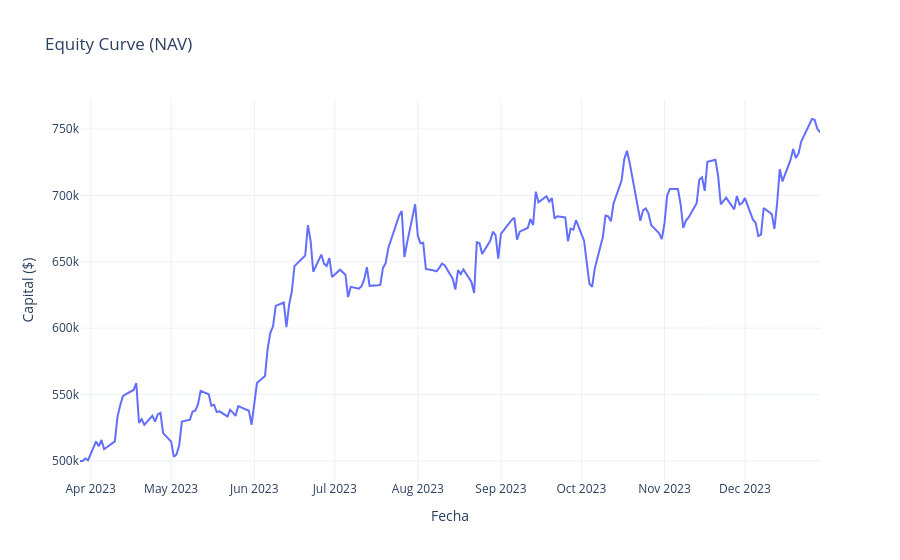

This figure's notebook cell:
### Code cell
import warnings
warnings.simplefilter(action='ignore', category=FutureWarning)
warnings.simplefilter(action='ignore', category=DeprecationWarning)

import pandas as pd
import numpy as np
import plotly.express as px
from datetime import datetime
from utils import BaseStrategy, TradeMonitor

data = pd.read_parquet('data.parquet')
if data.index.tz is not None:
    data.index = data.index.tz_localize(None)
data['date'] = data.index.date

class StrategyQuality(BaseStrategy):
    def __init__(self, data, window_days=5, top_k=5):
        df = data.copy()
        df['date'] = df.index.date
        super().__init__(df)
        self.cash = self.capital
        self.window = window_days
        self.k = top_k

    def before_open(self, day) -> dict:
        if hasattr(day, 'tzinfo') and day.tzinfo is not None:
            day = day.tz_localize(None)

        hist = self.data[self.data['date'] < day.date()]
        if hist.empty:
            return {'selected': []}

        recent = hist.loc[hist.index >= (day - pd.Timedelta(days=self.window + 2))]
        if recent.empty:
            return {'selected': []}

        df = recent.copy()
        df['date'] = df.index.date
        daily = df.groupby(['symbol', 'date']).agg(
            open=('price', 'first'),
            close=('price', 'last'),
            volatility=('price', 'std'),
            volume=('size', 'sum'),
            bid=('bid_px_00', 'mean'),
            ask=('ask_px_00', 'mean')
        ).reset_index()
        daily['spread'] = (daily['ask'] - daily['bid']) / daily['open']
        daily['return'] = daily['close'] / daily['open'] - 1

        qf = (daily.groupby('symbol')
              .agg({'spread': 'mean', 'volume': 'mean', 'volatility': 'mean', 'return': 'mean'})
              .dropna())

        qf['spread_score'] = -qf['spread'].rank()
        qf['volume_score'] = qf['volume'].rank()
        med = qf['volatility'].median()
        qf['volatility_score'] = (-abs(qf['volatility'] - med)).rank()
        qf['quality_score'] = (0.9 * qf['volatility_score'] +
                               0.6 * qf['spread_score'] +
                               0.1 * qf['volume_score'])

        today_syms = set(self.data[self.data['date'] == day.date()]['symbol'])
        qf = qf.loc[qf.index.isin(today_syms)]
        if qf.empty:
            return {'selected': list(today_syms)[:self.k]}

        sel = qf.sort_values('quality_score', ascending=False).head(self.k).index.tolist()
        return {'selected': sel}

    def trading_session(self, day, params) -> None:
        sel = params.get('selected', [])
        if not sel:
            return

        today = self.data[self.data['date'] == day.date()]
        if today.empty:
            return

        held = self.qts[self.qts != 0].index.tolist()
        for sym in held:
            if sym not in sel:
                df_sym = today[today.symbol == sym]
                if not df_sym.empty:
                    ft = df_sym.iloc[0]
                    self.trade(ft.name, sym, 'NYSE', ft.price, self.qts[sym], 'SELL')

        cash_each = self.cash / len(sel)
        for sym in sel:
            df_sym = today[today.symbol == sym]
            if not df_sym.empty:
                ft = df_sym.iloc[0]
                qty = cash_each / ft.price
                if qty > 0:
                    self.trade(ft.name, sym, 'NYSE', ft.price, qty, 'BUY')

    def after_close(self, day) -> float:
        today = self.data[self.data['date'] == day.date()]
        closes = today.groupby('symbol').price.last()
        closes = closes.reindex(self.qts.index).fillna(0)
        nav = self.cash + (self.qts * closes).sum()
        return nav

# Definimos rango de fechas 
start = datetime(2023, 3, 28)
end   = datetime(2023, 12, 29)

strategy = StrategyQuality(data, window_days=5, top_k=5)

all_days    = sorted(data['date'].unique())
trading_days = [pd.to_datetime(d) for d in all_days if start <= pd.to_datetime(d) <= end]

pnl, idx = [], []
for day in trading_days:
    params = strategy.before_open(day)
    strategy.trading_session(day, params)
    pnl.append(strategy.after_close(day))
    idx.append(day)
strategy.pnl_history = pd.Series(pnl, index=idx)

def calculate_sharpe_and_cvar(strat):
    eq    = strat.pnl_history.ffill()
    daily = eq.diff().dropna()
    if daily.std() == 0:
        print("Equity plano: Sharpe/CVaR no disponibles")
        return np.nan, np.nan
    sharpe = np.sqrt(252) * daily.mean() / daily.std()
    var95  = daily.quantile(0.05)
    cvar95 = daily[daily <= var95].mean()
    print(f"Sharpe Ratio: {sharpe:.4f}   CVaR(95%): {cvar95:.2f}")
    return sharpe, cvar95

sharpe, cvar = calculate_sharpe_and_cvar(strategy)


eq = strategy.pnl_history.ffill()
fig = px.line(eq,
              title="Equity Curve (NAV)",
              labels={'index': 'Fecha', 'value': 'Capital ($)'},
              template='plotly_white')
fig.update_layout(showlegend=False)
fig.show()


from IPython.display import display
td = strategy.trade_monitor.trades
print(f"\nTotal operaciones: {len(td)}")
display(td.head(10))

### Figure 1 — Plotly figure (JSON) as saved in the notebook; plotly's stock layout.template omitted (floating-point values rounded to 4 significant figures; data arrays with more than 128 entries replaced by an {"elided": "..."} marker saying what was removed)
{"data": [{"hovertemplate": "variable=0<br>Fecha=%{x}<br>Capital ($)=%{y}<extra></extra>", "legendgroup": "0", "line": {"color": "#636efa", "dash": "solid"}, "marker": {"symbol": "circle"}, "mode": "lines", "name": "0", "orientation": "v", "showlegend": true, "type": "scatter", "x": {"elided": "192 str values"}, "xaxis": "x", "y": {"elided": "192 float values"}, "yaxis": "y"}], "layout": {"legend": {"title": {"text": "variable"}, "tracegroupgap": 0}, "showlegend": false, "title": {"text": "Equity Curve (NAV)"}, "xaxis": {"anchor": "y", "domain": [0, 1], "title": {"text": "Fecha"}}, "yaxis": {"anchor": "x", "domain": [0, 1], "title": {"text": "Capital ($)"}}}}
